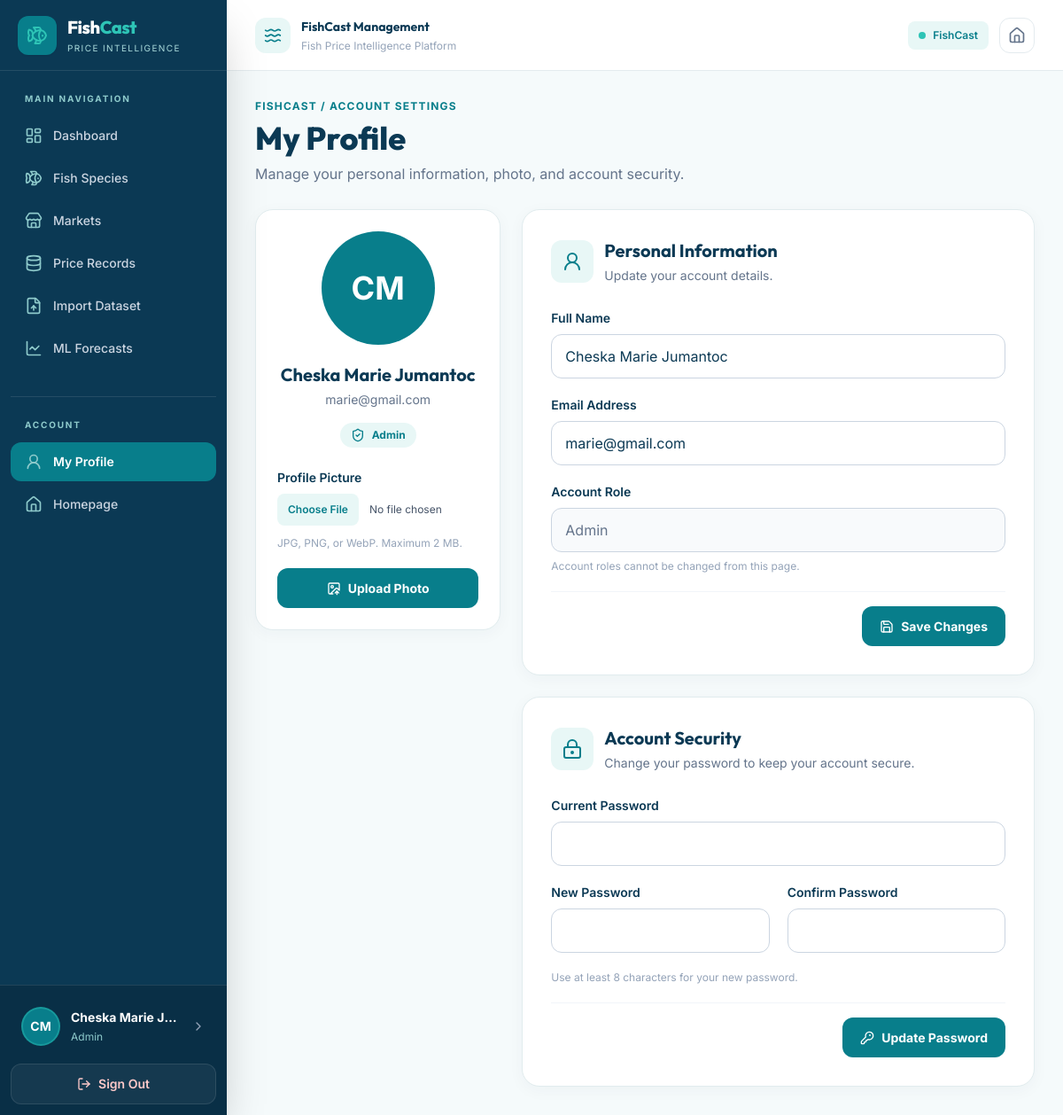
Screenshot of /admin/profile.php (signed in) with the database file from the repository.
### tables this page shows
CREATE TABLE `users` (
  `id` bigint(20) UNSIGNED NOT NULL,
  `full_name` varchar(150) NOT NULL,
  `email` varchar(190) NOT NULL,
  `password_hash` varchar(255) NOT NULL,
  `role` enum('admin','encoder','viewer') NOT NULL DEFAULT 'viewer',
  `created_at` timestamp NOT NULL DEFAULT current_timestamp(),
  `profile_picture` varchar(255) DEFAULT NULL
);

### admin/profile.php (the view, shortened to what the rows shown need)
<?php
require_once __DIR__ . '/../config/database.php';
function profileEscape($value) {
    return htmlspecialchars((string)$value, ENT_QUOTES, 'UTF-8');
}
$userId = (int)($_SESSION['user_id'] ?? 0);
function loadProfile($pdo, $userId) {
    $stmt = $pdo->prepare("
        SELECT id, full_name, email, role, password_hash, profile_picture
        FROM users
        WHERE id = ?
        LIMIT 1
    ");
    $stmt->execute([$userId]);
    return $stmt->fetch(PDO::FETCH_ASSOC);
}
$user = loadProfile($pdo, $userId);
$pictureUrl = '';
?>
<!DOCTYPE html>
<html lang="en">
<head>
    <script src="https://cdn.tailwindcss.com"></script>
</head>
<body>
<?php include __DIR__ . '/../includes/sidebar.php'; ?>
<div class="lg:ml-64 min-h-screen">
    <?php include __DIR__ . '/../includes/header.php'; ?>
    <main class="p-5 lg:p-8 xl:p-10 max-w-6xl mx-auto space-y-7">
        <div>
            <h1 class="text-3xl lg:text-4xl font-extrabold text-[#0B3954]">
                My Profile
            </h1>
        </div>
        <div class="grid grid-cols-1 lg:grid-cols-3 gap-6 items-start">
            <section class="panel p-6 text-center">
                <div class="relative w-32 h-32 mx-auto mb-5">
                    <div
                        id="avatarFallback"
                        class="w-32 h-32 rounded-full bg-[#087E8B]
                               flex items-center justify-center
                               text-white text-4xl font-bold
                               <?= $pictureUrl ? 'hidden' : '' ?>">
                    </div>
                </div>
                <h2 class="text-xl font-bold text-[#0B3954]">
                    <?= profileEscape($user['full_name']) ?>
                </h2>
                <p class="text-sm text-slate-500 mt-1 break-all">
                    <?= profileEscape($user['email']) ?>
                </p>
                <span class="inline-flex items-center gap-2 mt-4 px-3 py-1.5
                             rounded-full bg-[#E8F7F6] text-[#087E8B]
                             text-xs font-bold">
                    <i data-lucide="shield-check" class="w-4 h-4"></i>
                    <?= profileEscape(ucfirst($user['role'])) ?>
                </span>
                <form
                    id="pictureForm"
                    method="POST"
                    enctype="multipart/form-data"
                    class="mt-6 text-left">
                    <label class="block text-sm font-semibold mb-2">
                    </label>
                    <input
                        type="file"
                        id="profilePicture"
                        name="profile_picture"
                        accept="image/jpeg,image/png,image/webp"
                        required
                        class="block w-full text-xs text-slate-600
                               file:mr-3 file:py-2.5 file:px-3
                               file:rounded-lg file:border-0
                               file:bg-[#E8F7F6] file:text-[#087E8B]
                               file:font-semibold">
                    <p class="text-xs text-slate-400 mt-3">
                    </p>
                    <button type="submit" class="btn-primary w-full mt-5">
                    </button>
                </form>
            </section>
            <div class="lg:col-span-2 space-y-6">
                <section class="panel p-6 lg:p-8">
                    <div class="flex items-center gap-3 mb-7">
                        <div>
                            <h2 class="text-xl font-bold">
                                Personal Information
                            </h2>
                        </div>
                    </div>
                    <form method="POST" id="detailsForm" class="space-y-5">
                        <div>
                            <label for="fullName"
                                   class="block text-sm font-semibold mb-2">
                                Full Name
                            </label>
                            <input
                                type="text"
                                id="fullName"
                                name="full_name"
                                value="<?= profileEscape($user['full_name']) ?>"
                                maxlength="150"
                                required
                                class="field">
                        </div>
                        <div>
                            <label for="email"
                                   class="block text-sm font-semibold mb-2">
                                Email Address
                            </label>
                            <input
                                type="email"
                                id="email"
                                name="email"
                                value="<?= profileEscape($user['email']) ?>"
                                maxlength="255"
                                required
                                class="field">
                        </div>
                        <div>
                            <label class="block text-sm font-semibold mb-2">
                                Account Role
                            </label>
                            <div class="field bg-slate-50 text-slate-500">
                                <?= profileEscape(ucfirst($user['role'])) ?>
                            </div>
                            <p class="text-xs text-slate-400 mt-2">
                                Account roles cannot be changed from this page.
                            </p>
                        </div>
                    </form>
                </section>
                <section class="panel p-6 lg:p-8">
                    <div class="flex items-center gap-3 mb-7">
                        <div>
                            <h2 class="text-xl font-bold">
                                Account Security
                            </h2>
                        </div>
                    </div>
                </section>
            </div>
        </div>
    </main>
</div>
</body>
</html>

### includes/sidebar.php (shortened to what the rows shown need)
<?php
function sidebarE($value) {
    return htmlspecialchars((string)$value, ENT_QUOTES, 'UTF-8');
}
$sidebarName = $_SESSION['full_name'] ?? 'FishCast User';
$sidebarRole = $_SESSION['role'] ?? 'User';
if (isset($pdo) && !empty($_SESSION['user_id'])) {
    $stmt = $pdo->prepare("
        SELECT full_name, role, profile_picture
        FROM users
        WHERE id = ?
        LIMIT 1
    ");
    $stmt->execute([(int)$_SESSION['user_id']]);
    $sidebarUser = $stmt->fetch(PDO::FETCH_ASSOC);
    if ($sidebarUser) {
        $sidebarName = $sidebarUser['full_name'];
        $sidebarRole = $sidebarUser['role'];
    }
}
?>
<aside
    id="sidebar"
    class="fixed inset-y-0 left-0 z-40 w-64
           bg-[#0B3954] text-white
           -translate-x-full lg:translate-x-0
           transition-transform duration-300 ease-in-out
           flex flex-col shadow-2xl">
    <div class="h-20 flex items-center gap-3 px-5
                border-b border-white/10 shrink-0">
        <div>
            <h2 class="text-xl font-extrabold tracking-tight leading-tight">
                Fish<span class="text-[#2EC4B6]">Cast</span>
            </h2>
        </div>
    </div>
    <div class="shrink-0 p-3 border-t border-white/10 bg-[#092F46]">
        <a
            href="profile.php"
            class="group flex items-center gap-3
                   p-3 rounded-xl hover:bg-white/10 transition">
            <div class="min-w-0 flex-1">
                <p class="text-sm font-bold text-white truncate"
                   title="<?= sidebarE($sidebarName) ?>">
                    <?= sidebarE($sidebarName) ?>
                </p>
                <p class="text-xs text-[#8ECACB] mt-1">
                    <?= sidebarE(ucwords(str_replace('_', ' ', $sidebarRole))) ?>
                </p>
            </div>
        </a>
    </div>
</aside>

### rows the page displays
users: full_name "Cheska Marie J…", role "Admin", full_name "Cheska Marie Jumantoc", email "marie@gmail.com"

### other values shown
sidebarE($item[2]) "Dashboard"
sidebarE($item[2]) "Fish Species"
sidebarE($item[2]) "Markets"
sidebarE($item[2]) "Price Records"
sidebarE($item[2]) "Import Dataset"
sidebarE($item[2]) "ML Forecasts"
sidebarE($initials) "CM"
profileEscape($initials) "CM"
